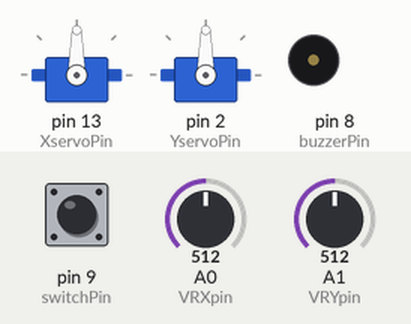
This sketch was run on a simulated Arduino Uno, built with avr-gcc and run on an emulated ATmega328P. On the bench: 2 × servo, buzzer (waves = sounding, pin HIGH). The test bench sets the inputs (shaded band); at power-on: A1 (VRYpin) = 512, pin 9 (switchPin) HIGH, A0 (VRXpin) = 512. What the sketch prints to the serial monitor is not drawn.

Above: at 1.8 s.
1.9 s: A1 (VRYpin) set to 0
At 3.3 s:
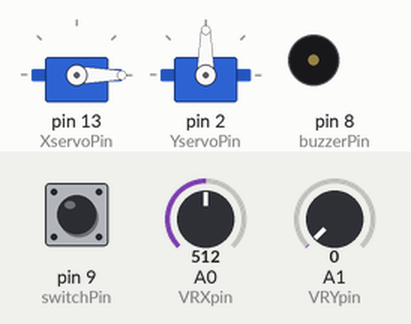
4.5 s: pin 9 (switchPin) pulled LOW for 1.25 s
At 6.6 s:
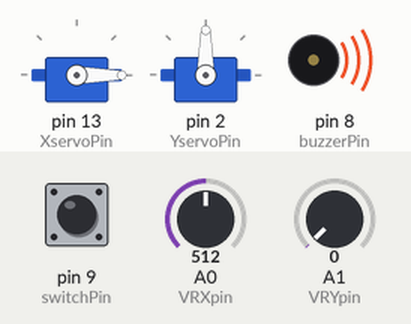
8.6 s: A1 (VRYpin) set to 122
At 11.4 s:
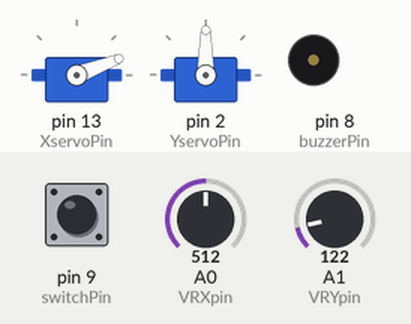
11.7 s: pin 9 (switchPin) pulled LOW for 1.25 s
At 14.0 s:
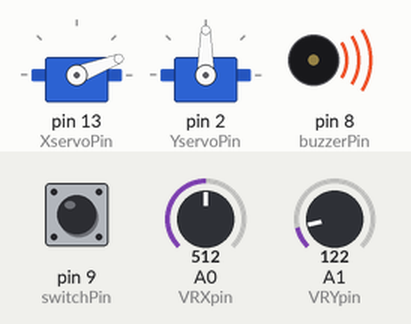
15.8 s: A1 (VRYpin) set to 306
At 18.1 s:
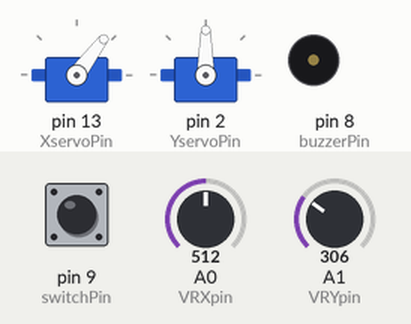
18.8 s: pin 9 (switchPin) pulled LOW for 3.2 s
At 21.7 s:
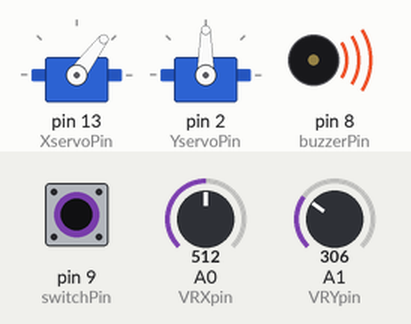
Timing chart, 0 to 25.0 s (numbered marks = the images above; inputs shaded):
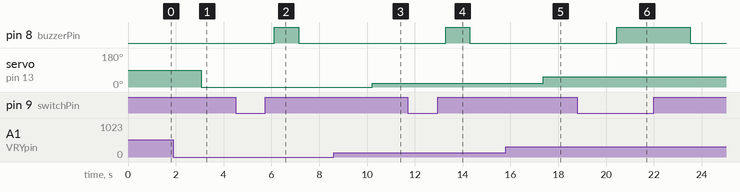

Measured:
- after the input at 1.9 s, servo on pin 13 (XservoPin): 90° → 0° after 1.2 s
- after the input at 4.5 s, pin 8 (buzzerPin): LOW → HIGH after 1.6 s, → LOW 1.0 s later
- after the input at 8.6 s, servo on pin 13 (XservoPin): 0° → 21° after 1.6 s
- after the input at 11.7 s, pin 8 (buzzerPin): LOW → HIGH after 1.6 s, → LOW 1.0 s later
- after the input at 15.8 s, servo on pin 13 (XservoPin): 21° → 53° after 1.6 s
- after the input at 18.8 s, pin 8 (buzzerPin): LOW → HIGH after 1.6 s, → LOW 3.1 s later

The sketch:

Joysticks.ino
```cpp
//Using JOYSTICKS
#include <Servo.h>
int VRXpin=A0; // analog pin for x direction on the joystick
int VRYpin=A1;// .................y dircetion ..............
int timeDelay=1000;
int switchPin=9;// the  switch for joystick nobe
int VRXval;// value read off the X direction on the joystick
int VRYval;//........  ............Y direction ...............
int switchVal;// Read the current state of the nobe switch
Servo Xservo;// Servo object to control the direction of the servo using the X
Servo Yservo;// ............................................................Y
int XservoPin=13;// pin port connect to the servo control along the X direction of the joystick
int YservoPin=2;//..................................................Y direction ...............

int servoAngleX;
int servoAngleY;

int buzzerPin=8;
void setup() {
  // put your setup code here, to run once:
pinMode(VRYpin,INPUT);
pinMode(VRXpin,INPUT);
pinMode(switchPin,INPUT);
Serial.begin(9600);
digitalWrite(switchPin,HIGH);
pinMode(XservoPin,OUTPUT);
pinMode(YservoPin,OUTPUT);
Xservo.attach(XservoPin);
Yservo.attach(YservoPin);
pinMode(buzzerPin,OUTPUT);
}

void loop() {
  // put your main code here, to run repeatedly:
VRXval=analogRead(VRXpin);
VRYval=analogRead(VRYpin);
switchVal=digitalRead(switchPin);
servoAngleX=(180./1023.) * VRXval;
servoAngleY=(180./1023.) * VRYval;
//Printing the Value on the Serial Monitor
Serial.println("X Value ::  ");
Serial.print(VRXval);
Serial.println(" Y Value ::  ");
Serial.print(VRYval);
Serial.println(" Switch Value ::  ");
Serial.print(switchVal);
Serial.println(" X angle:: ");
Serial.print(servoAngleX);
Serial.println(" Y angle::  ");
Serial.print(servoAngleY);
delay(timeDelay);
Xservo.write(servoAngleX);
Xservo.write(servoAngleY);
//Making Notice by using the buzz to check whether the switch is ON OR OFF
if(switchVal==1){
  digitalWrite(buzzerPin,LOW);
  //delay(timeDelay);
  }
if(switchVal==0){
  digitalWrite(buzzerPin,HIGH);
  //delay(timeDelay);
  }
}
```
